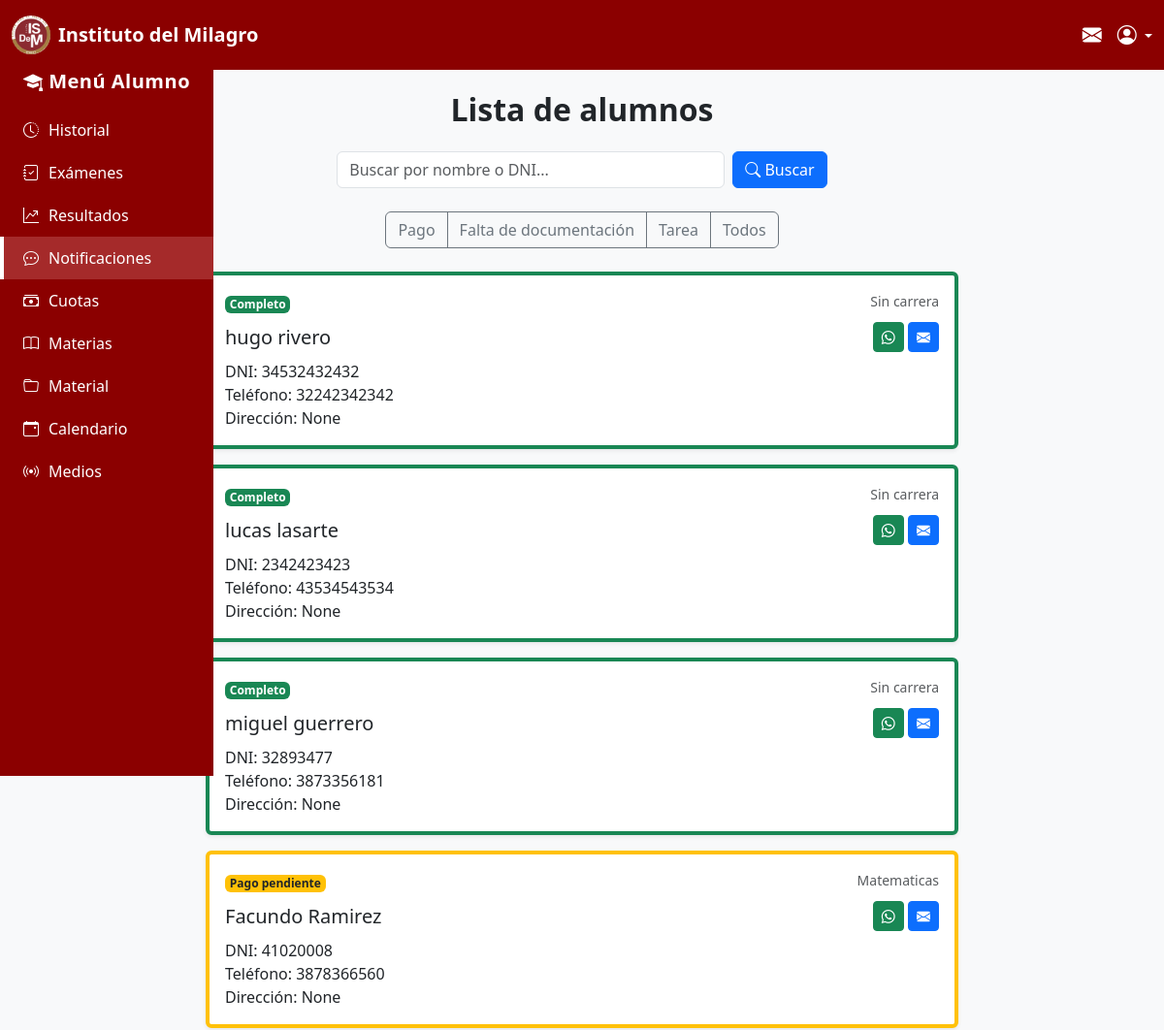
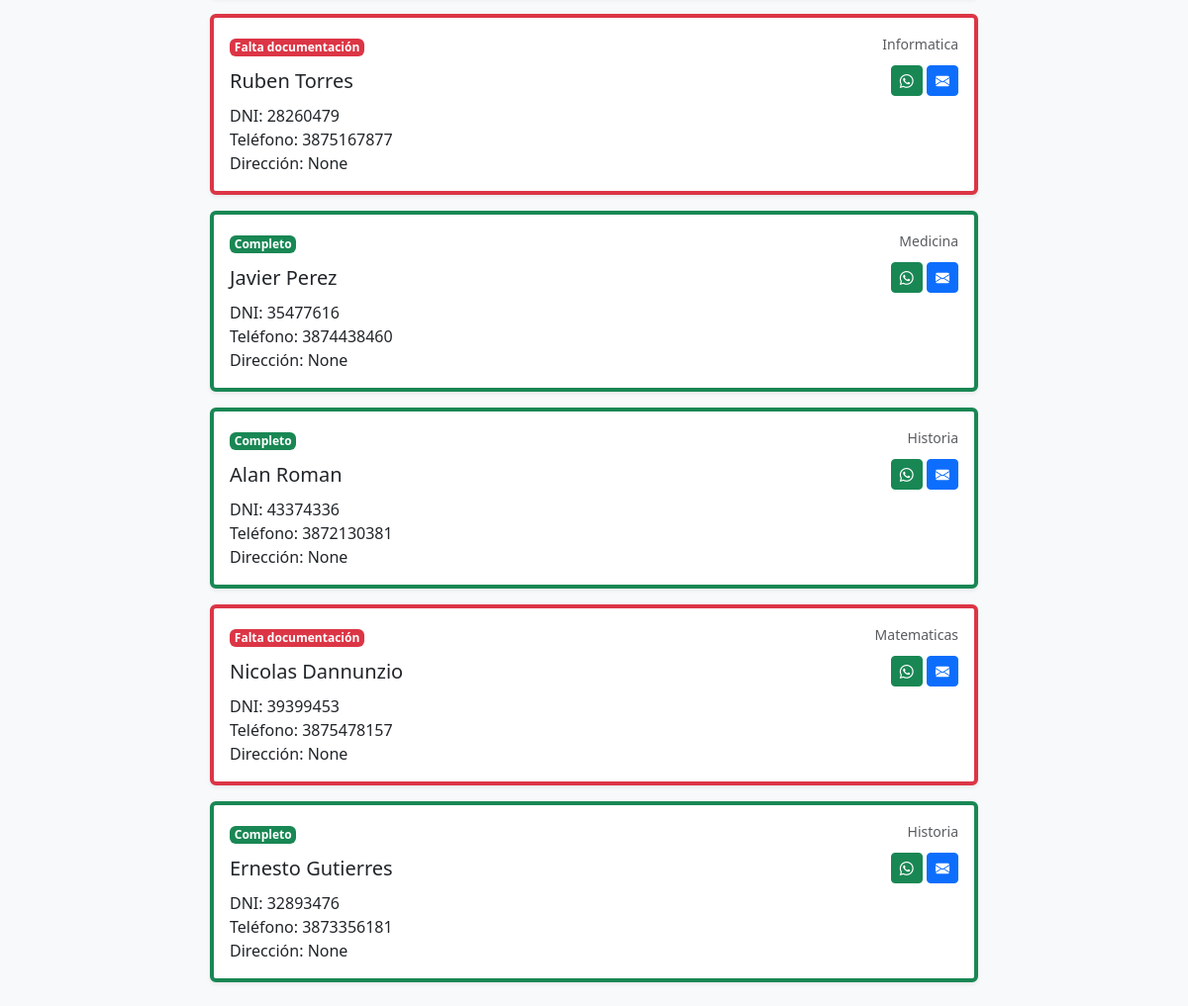
The app's page /home/ (signed in) with its own data (2 pictures, top to bottom).
### mensajes/models.py (models this page shows, shortened)
class PerfilAlumno(models.Model):
    user = models.OneToOneField(User, on_delete=models.CASCADE)
    dni = models.CharField(max_length=20, unique=True)
    telefono = models.CharField(max_length=20, blank=True, null=True)
    direccion = models.CharField(max_length=200, blank=True, null=True)
    carrera = models.ForeignKey(Carrera, on_delete=models.SET_NULL, blank=True, null=True)
    estado_documentacion = models.BooleanField(default=True)  # True = completa, False = faltante
    estado_pago = models.BooleanField(default=True)  # True = al día, False = pendiente

class Carrera(models.Model):
    MODALIDAD_CHOICES = (
        ('Presencial', 'Presencial'),
        ('A distancia', 'A distancia'),
    )
    NOMBRE_CHOICES = (
        ('Historia', 'Historia'),
        ('Matematicas', 'Matemáticas'),
        ('Informatica', 'Informática'),
        ('Medicina', 'Medicina'),
    )
    nombre = models.CharField(max_length=100, choices=NOMBRE_CHOICES)
    modalidad = models.CharField(max_length=20, choices=MODALIDAD_CHOICES)
    descripcion = models.TextField(blank=True, null=True)

### mensajes/views.py (the view)
# urls.py: path('home/',views.listar_alumnos, name='alumnos_lista'),
@login_required
def listar_alumnos(request):
    alumnos = PerfilAlumno.objects.select_related('user', 'carrera').all()
    return render(request, 'mensajes/interfaz.html', {'alumnos': alumnos})

### mensajes/templates/mensajes/interfaz.html (shortened to what this page needs)
<!DOCTYPE html>
<html lang="es">
<head>
    <link href="https://cdn.jsdelivr.net/npm/bootstrap@5.3.3/dist/css/bootstrap.min.css" rel="stylesheet">
    <link rel="stylesheet" href="https://cdn.jsdelivr.net/npm/bootstrap-icons@1.11.3/font/bootstrap-icons.min.css">
</head>
<body style="padding-top: 70px;">
    {% include "mensajes/navbar.html" %}
    {% include "mensajes/sidebar.html" %}
    <main class="d-flex justify-content-center align-items-start p-4">
        <div class="container text-center">
            {% if user.is_staff %}
                <h2 class="fw-bold text-dark mb-4">Lista de alumnos</h2>
                <div class="mb-4 d-flex justify-content-center gap-2">
                    <input type="text" id="search-input" class="form-control" placeholder="Buscar por nombre o DNI...">
                    <button id="btn-buscar" class="btn btn-primary">
                        <i class="bi bi-search"></i> Buscar
                    </button>
                </div>
                <div class="btn-group mb-4" role="group">
                    <button type="button" class="btn btn-outline-secondary tag-btn" data-tag="Pago">Pago</button>
                    <button type="button" class="btn btn-outline-secondary tag-btn" data-tag="Falta de documentación">Falta de documentación</button>
                    <button type="button" class="btn btn-outline-secondary tag-btn" data-tag="Tarea">Tarea</button>
                    <button type="button" class="btn btn-outline-secondary tag-btn" data-tag="">Todos</button>
                </div>
                <div id="alumnos-container" class="d-flex flex-column gap-3">
                    {% for alumno in alumnos %}
                        <div
                            class="alumno-card card border-start border-4 {% if not alumno.estado_pago %}border-warning{% elif not alumno.estado_documentacion %}border-danger{% else %}border-success{% endif %} shadow-sm"
                            data-estado-pago="{{ alumno.estado_pago|yesno:'completo,pago_pendiente' }}"
                            data-estado-doc="{{ alumno.estado_documentacion|yesno:'completo,falta_documentacion' }}"
                            data-alumno-id="{{ alumno.id }}"
                            data-user-id="{{ alumno.user.id }}"
                        >
                            <div class="card-body text-start">
                                <div class="d-flex justify-content-between mb-2">
                                    <div>
                                        {% if not alumno.estado_pago %}
                                            <span class="badge bg-warning text-dark">Pago pendiente</span>
                                        {% elif not alumno.estado_documentacion %}
                                            <span class="badge bg-danger">Falta documentación</span>
                                        {% else %}
                                            <span class="badge bg-success">Completo</span>
                                        {% endif %}
                                    </div>
                                    <small class="text-muted">
                                        {% if alumno.carrera %}{{ alumno.carrera.nombre }}{% else %}Sin carrera{% endif %}
                                    </small>
                                </div>
                                <div class="d-flex justify-content-between align-items-center">
                                    <h5 class="card-title mb-0">{{ alumno.user.first_name }} {{ alumno.user.last_name }}</h5>
                                    <div class="contact-icons">
                                        {% if alumno.telefono %}
                                        <button class="btn btn-success btn-sm send-whatsapp" data-alumno-id="{{ alumno.id }}" data-nombre="{{ alumno.user.first_name }}" data-telefono="{{ alumno.telefono }}" title="Enviar WhatsApp">
                                            <i class="bi bi-whatsapp"></i>
                                        </button>
                                        {% endif %}
                                        {% if alumno.user.email %}
                                        <button class="btn btn-primary btn-sm send-email" data-alumno-id="{{ alumno.id }}" data-nombre="{{ alumno.user.first_name }}" data-email="{{ alumno.user.email }}" title="Enviar correo">
                                            <i class="bi bi-envelope-fill"></i>
                                        </button>
                                        {% endif %}
                                    </div>
                                </div>
                                <p class="card-text mt-2">
                                    DNI: <span class="alumno-dni">{{ alumno.dni }}</span><br>
                                    Teléfono: {{ alumno.telefono }}<br>
                                    Dirección: {{ alumno.direccion }}
                                </p>
                            </div>
                        </div>
                    {% endfor %}
                </div>
            {% endif %}
        </div>
    </main>
</body>
</html>

### mensajes/templates/mensajes/interfaz.html (style rules this page uses)
body { background-color: #f8f9fa; }
main { min-height: 100vh; }
.container { max-width: 800px; }
.tag-btn { transition: all 0.3s; }
#search-input { max-width: 400px; }

### mensajes/templates/mensajes/navbar.html (style rules this page uses)
.badge { padding: 0.25em 0.4em; }

### records on screen
PerfilAlumno: estado_pago "Completo", shows "Sin carrera", user.first_name "hugo", user.last_name "rivero", dni "34532432432", telefono "32242342342", direccion "None"
PerfilAlumno: estado_pago "Completo", shows "Sin carrera", user.first_name "lucas", user.last_name "lasarte", dni "2342423423", telefono "43534543534", direccion "None"
PerfilAlumno: estado_pago "Completo", shows "Sin carrera", user.first_name "miguel", user.last_name "guerrero", dni "32893477", telefono "3873356181", direccion "None"
PerfilAlumno: estado_pago "Pago pendiente", carrera.nombre "Matematicas", user.first_name "Facundo", user.last_name "Ramirez", dni "41020008", telefono "3878366560", direccion "None"
PerfilAlumno: estado_pago "Falta documentación", carrera.nombre "Informatica", user.first_name "Ruben", user.last_name "Torres", dni "28260479", telefono "3875167877", direccion "None"
PerfilAlumno: estado_pago "Completo", carrera.nombre "Medicina", user.first_name "Javier", user.last_name "Perez", dni "35477616", telefono "3874438460", direccion "None"
PerfilAlumno: estado_pago "Completo", carrera.nombre "Historia", user.first_name "Alan", user.last_name "Roman", dni "43374336", telefono "3872130381", direccion "None"
PerfilAlumno: estado_pago "Falta documentación", carrera.nombre "Matematicas", user.first_name "Nicolas", user.last_name "Dannunzio", dni "39399453", telefono "3875478157", direccion "None"
PerfilAlumno: estado_pago "Completo", carrera.nombre "Historia", user.first_name "Ernesto", user.last_name "Gutierres", dni "32893476", telefono "3873356181", direccion "None"
